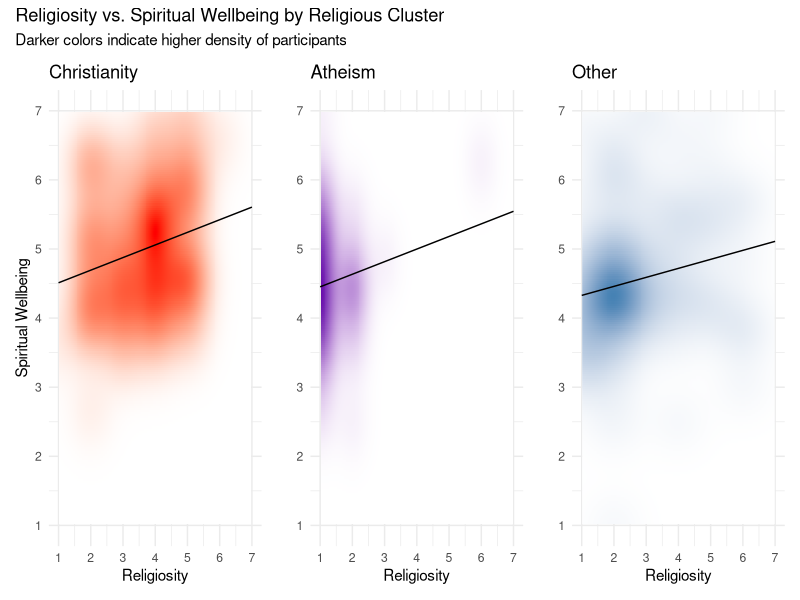
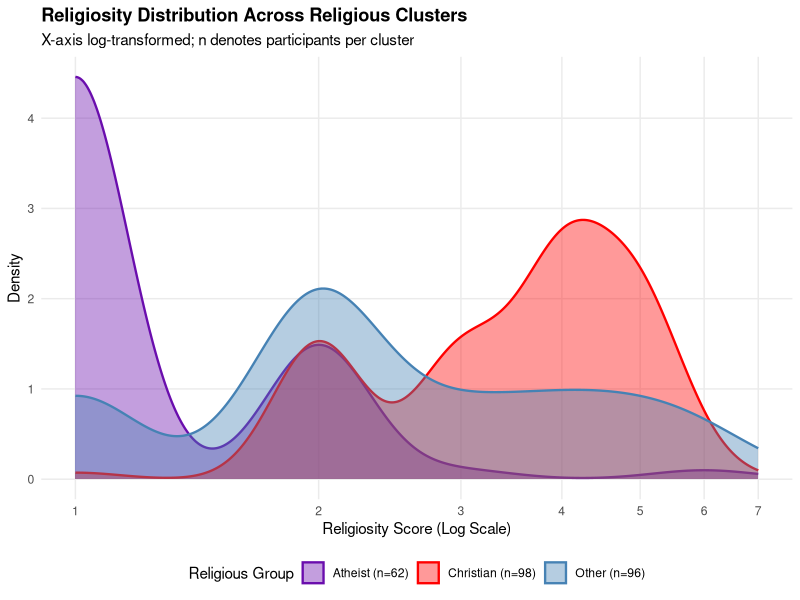
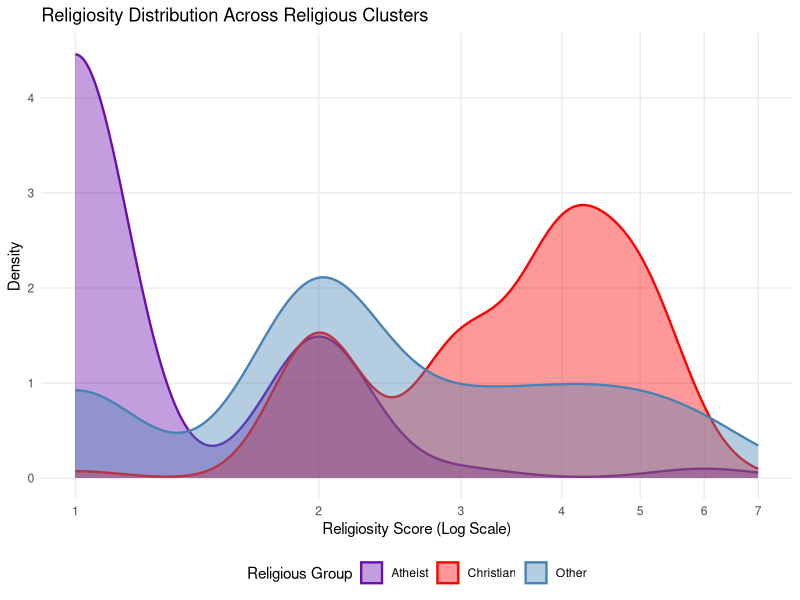
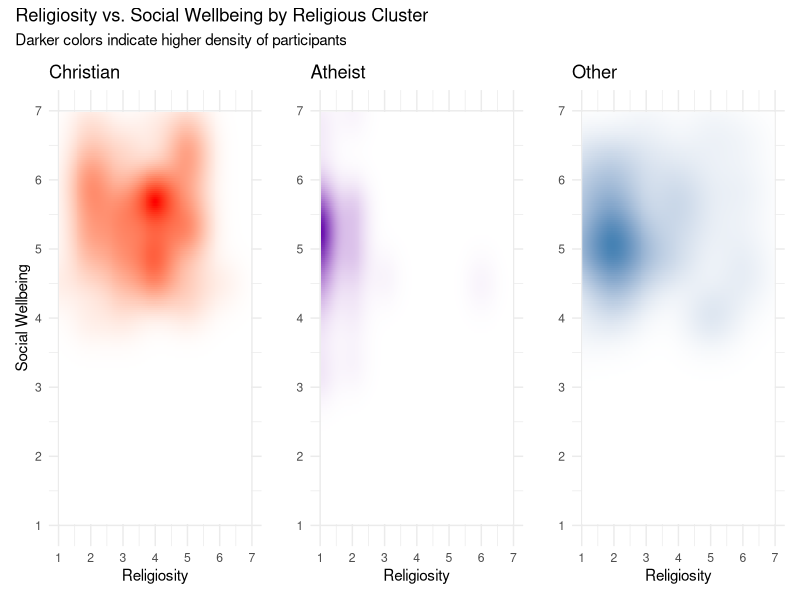
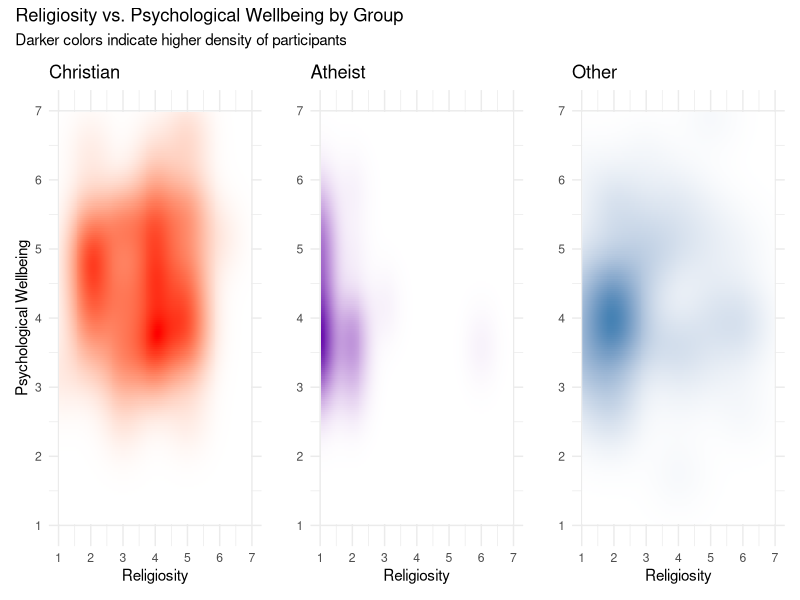

Recreate these plots in R, in order. (Note: this script raises an error after producing the figures.)
read.csv("Data/new_complete_data - Sheet1.csv")
# Read the file, Data/ to access it in the folder
myData <- read.csv("Data/new_complete_data - Sheet1.csv", header = TRUE)
# Assign File to something, header true needed to count first row as header not data

library(dplyr)
library(ggplot2)
library(patchwork)
library(tidyverse)
#packages installed for this i might miss a few but ggplot for visualization tidyverse for data cleaning & patchwork to combine graphs

#Data prep
myData_cleaned <- myData %>%
  mutate(Religion_Cluster = case_when(
    Demographics_relig == "1" ~ "Christian",
    Demographics_relig == "6" ~ "Atheist",
    TRUE ~ "Other" 
  )) %>%
  filter(!is.na(Demographics_rlgsty), !is.na(Total_Spirit_Wellbeing))
#Cluster groups due to small group sizes & change data class to workable format

#Plot 1: Christianity (Red)
p1 <- ggplot(filter(myData_cleaned, Religion_Cluster == "Christian"), 
             aes(x = Demographics_rlgsty, y = Total_Spirit_Wellbeing)) +
  stat_density_2d(aes(fill = after_stat(density)), geom = "raster", contour = FALSE, n = 200) +
  geom_smooth(method = "lm", linewidth = 0.5, color = "black", 
              se = FALSE, fullrange = TRUE, na.rm = TRUE) +
  scale_fill_gradient(low = "white", high = "#FF0000") +
  scale_x_continuous(limits = c(1, 7), breaks = 1:7) +
  scale_y_continuous(limits = c(1, 7), breaks = 1:7) +
  labs(title = "Christianity", x = "Religiosity", y = "Spiritual Wellbeing") +
  theme_minimal() + theme(legend.position = "none")
#ggplot for visualization, stat density for heatmap function, geom smooth for matrix smoothing, everything else aesthetics

#Plot 2: Atheism (Purple)
p2 <- ggplot(filter(myData_cleaned, Religion_Cluster == "Atheist"), 
             aes(x = Demographics_rlgsty, y = Total_Spirit_Wellbeing)) +
  stat_density_2d(aes(fill = after_stat(density)), geom = "raster", contour = FALSE, n = 200) +
  geom_smooth(method = "lm", color = "black", linewidth = 0.5, 
              se = FALSE, fullrange = TRUE, na.rm = TRUE) +
  scale_fill_gradient(low = "white",high = "#6A0DAD") + # Purple
  scale_x_continuous(limits = c(1, 7), breaks = 1:7) +
  scale_y_continuous(limits = c(1, 7), breaks = 1:7) +
  labs(title = "Atheism", x = "Religiosity", y = "") +
  theme_minimal() + theme(legend.position = "none")
#Same format as p1 above

#Plot 3: Other (Blue)
p3 <- ggplot(filter(myData_cleaned, Religion_Cluster == "Other"), 
             aes(x = Demographics_rlgsty, y = Total_Spirit_Wellbeing)) +
  stat_density_2d(aes(fill = after_stat(density)), geom = "raster", contour = FALSE, n = 200) +
  geom_smooth(method = "lm", color = "black", linewidth = 0.5, 
              se = FALSE, fullrange = TRUE, na.rm = TRUE) +
  scale_fill_gradient(low = "white", high = "steelblue") + 
  scale_x_continuous(limits = c(1, 7), breaks = 1:7) +
  scale_y_continuous(limits = c(1, 7), breaks = 1:7) +
  labs(title = "Other", x = "Religiosity", y = "") +
  theme_minimal() + theme(legend.position = "none")

# 3. Combine them w/ patchwork
(p1 | p2 | p3) + 
  plot_annotation(
    title = "Religiosity vs. Spiritual Wellbeing by Religious Cluster",
    subtitle = "Darker colors indicate higher density of participants"
  )


library(scales)

# 1. Data Prep with dynamic n-counts
myData_overlay <- myData %>%
  mutate(Religion_Cluster = case_when(
    Demographics_relig == "1" ~ "Christian",
    Demographics_relig == "6" ~ "Atheist",
    TRUE ~ "Other" 
  )) %>%
  filter(!is.na(Demographics_rlgsty)) %>%
  # Calculate n for each cluster
  group_by(Religion_Cluster) %>%
  mutate(n_val = n()) %>%
  ungroup() %>%
  # Create the label string for the legend
  mutate(Legend_Label = paste0(Religion_Cluster, " (n=", n_val, ")"))

# 2. Extract the exact strings for the manual scale
# This ensures the colors match the right group even with the new labels
labels_lookup <- myData_overlay %>% 
  select(Religion_Cluster, Legend_Label) %>% 
  distinct()

# 3. Visualization
ggplot(myData_overlay, aes(x = Demographics_rlgsty, fill = Legend_Label, color = Legend_Label)) +
  geom_density(alpha = 0.4, linewidth = 0.8) +
  
  # Map the colors to the new Legend_Labels
  scale_fill_manual(values = c(
    "Christian" = "#FF0000", 
    "Atheist"   = "#6A0DAD", 
    "Other"     = "steelblue"
  ) %>% setNames(labels_lookup$Legend_Label[match(c("Christian", "Atheist", "Other"), labels_lookup$Religion_Cluster)])) +
  
  scale_color_manual(values = c(
    "Christian" = "#FF0000", 
    "Atheist"   = "#6A0DAD", 
    "Other"     = "steelblue"
  ) %>% setNames(labels_lookup$Legend_Label[match(c("Christian", "Atheist", "Other"), labels_lookup$Religion_Cluster)])) +
  
  # Log conversion
  scale_x_log10(breaks = 1:7, limits = c(1, 7)) +
  
  theme_minimal() +
  labs(
    title = "Religiosity Distribution Across Religious Clusters",
    subtitle = "X-axis log-transformed; n denotes participants per cluster",
    x = "Religiosity Score (Log Scale)",
    y = "Density",
    fill = "Religious Group",
    color = "Religious Group"
  ) +
  theme(
    legend.position = "bottom",
    panel.grid.minor = element_blank(),
    plot.title = element_text(face = "bold")
  )



# 1. Data Prep
myData_overlay <- myData %>%
  mutate(Religion_Cluster = case_when(
    Demographics_relig == "1" ~ "Christian",
    Demographics_relig == "6" ~ "Atheist",
    TRUE ~ "Other" 
  )) %>%
  filter(!is.na(Demographics_rlgsty))

# 2. Visualization
overlay_plot <- ggplot(myData_overlay, aes(x = Demographics_rlgsty, fill = Religion_Cluster, color = Religion_Cluster)) +
  # Using geom_density with high transparency (alpha) so overlays are visible
  geom_density(alpha = 0.4, linewidth = 0.8) +
  
  # Applying your specific color scheme
  scale_fill_manual(values = c(
    "Christian" = "#FF0000", # Red
    "Atheist"   = "#6A0DAD", # Purple
    "Other"     = "steelblue" # Blue
  )) +
  scale_color_manual(values = c(
    "Christian" = "#FF0000", 
    "Atheist"   = "#6A0DAD", 
    "Other"     = "steelblue"
  )) +
  
  # Log conversion on X-axis (Natural Log)
  # labels = label_log() or identity makes it readable
  scale_x_log10(breaks = 1:7, limits = c(1, 7)) +
  
  theme_minimal() +
  labs(
    title = "Religiosity Distribution Across Religious Clusters",
    x = "Religiosity Score (Log Scale)",
    y = "Density",
    fill = "Religious Group",
    color = "Religious Group"
  ) +
  theme(
    legend.position = "bottom",
    panel.grid.minor = element_blank()
  )

overlay_plot





#Set 2 for Social wellbeing - not finished trendlines need to be added can be copied from complete code above
p4 <- ggplot(filter(myData_cleaned, Religion_Cluster == "Christian"), 
             aes(x = Demographics_rlgsty, y = Total_Social_Wellbeing)) +
  stat_density_2d(aes(fill = after_stat(density)), geom = "raster", contour = FALSE, n = 200) +
  scale_fill_gradient(low = "white", high = "#FF0000") + # Red
  scale_x_continuous(limits = c(1, 7), breaks = 1:7) +
  scale_y_continuous(limits = c(1, 7), breaks = 1:7) +
  labs(title = "Christian", x = "Religiosity", y = "Social Wellbeing") +
  theme_minimal() + theme(legend.position = "none")

# Plot 2: Atheist (Purple)
p5 <- ggplot(filter(myData_cleaned, Religion_Cluster == "Atheist"), 
             aes(x = Demographics_rlgsty, y = Total_Social_Wellbeing)) +
  stat_density_2d(aes(fill = after_stat(density)), geom = "raster", contour = FALSE, n = 200) +
  scale_fill_gradient(low = "white", high = "#6A0DAD") + # Purple
  scale_x_continuous(limits = c(1, 7), breaks = 1:7) +
  scale_y_continuous(limits = c(1, 7), breaks = 1:7) +
  labs(title = "Atheist", x = "Religiosity", y = "") +
  theme_minimal() + theme(legend.position = "none")

# Plot 3: Other (Blue)
p6 <- ggplot(filter(myData_cleaned, Religion_Cluster == "Other"), 
             aes(x = Demographics_rlgsty, y = Total_Social_Wellbeing)) +
  stat_density_2d(aes(fill = after_stat(density)), geom = "raster", contour = FALSE, n = 200) +
  scale_fill_gradient(low = "white", high = "steelblue") + 
  scale_x_continuous(limits = c(1, 7), breaks = 1:7) +
  scale_y_continuous(limits = c(1, 7), breaks = 1:7) +
  labs(title = "Other", x = "Religiosity", y = "") +
  theme_minimal() + theme(legend.position = "none")

# 3. Combine them w/ patchwork
(p4 | p5 | p6) + 
  plot_annotation(
    title = "Religiosity vs. Social Wellbeing by Religious Cluster",
    subtitle = "Darker colors indicate higher density of participants"
  )




#Also needs to be finished set 3 for psych wellbeing
p7 <- ggplot(filter(myData_cleaned, Religion_Cluster == "Christian"), 
             aes(x = Demographics_rlgsty, y = Total_Psych_Wellbeing)) +
  stat_density_2d(aes(fill = after_stat(density)), geom = "raster", contour = FALSE, n = 200) +
  scale_fill_gradient(low = "white", high = "#FF0000") + # Red
  scale_x_continuous(limits = c(1, 7), breaks = 1:7) +
  scale_y_continuous(limits = c(1, 7), breaks = 1:7) +
  labs(title = "Christian", x = "Religiosity", y = "Psychological Wellbeing") +
  theme_minimal() + theme(legend.position = "none")

# Plot 2: Atheist (Purple Scale)
p8 <- ggplot(filter(myData_cleaned, Religion_Cluster == "Atheist"), 
             aes(x = Demographics_rlgsty, y = Total_Psych_Wellbeing)) +
  stat_density_2d(aes(fill = after_stat(density)), geom = "raster", contour = FALSE, n = 200) +
  scale_fill_gradient(low = "white", high = "#6A0DAD") + # Purple
  scale_x_continuous(limits = c(1, 7), breaks = 1:7) +
  scale_y_continuous(limits = c(1, 7), breaks = 1:7) +
  labs(title = "Atheist", x = "Religiosity", y = "") + # Removed Y label for middle plot
  theme_minimal() + theme(legend.position = "none")

# Plot 3: Other (Blue/Steel Scale)
p9 <- ggplot(filter(myData_cleaned, Religion_Cluster == "Other"), 
             aes(x = Demographics_rlgsty, y = Total_Psych_Wellbeing)) +
  stat_density_2d(aes(fill = after_stat(density)), geom = "raster", contour = FALSE, n = 200) +
  scale_fill_gradient(low = "white", high = "steelblue") + 
  scale_x_continuous(limits = c(1, 7), breaks = 1:7) +
  scale_y_continuous(limits = c(1, 7), breaks = 1:7) +
  labs(title = "Other", x = "Religiosity", y = "") + # Removed Y label for clean look
  theme_minimal() + theme(legend.position = "none")

# 3. Combine them using patchwork
(p7 | p8 | p9) + 
  plot_annotation(
    title = "Religiosity vs. Psychological Wellbeing by Group",
    subtitle = "Darker colors indicate higher density of participants"
  )





  

#Heat map by class
p1 <- ggplot(filter(myData_density_compare, Religion_Cluster == "Christian"), 
             aes(x = Demographics_rlgsty, y = Total_Spirit_Wellbeing)) +
  stat_density_2d(data = filter(myData_density_compare, Religion_Cluster == "Christian", Year_Group == "Upperclassmen"),
                  aes(fill = after_stat(count)), geom = "raster", contour = FALSE, 
                  n = 200, na.rm = TRUE, show.legend = FALSE,
                  lims = c(1, 7, 1, 7)) +
  scale_fill_gradient(low = "white", high = "#E69F00") + 
  
#Underclassmen
  stat_density_2d(data = filter(myData_density_compare, Religion_Cluster == "Christian", Year_Group == "Underclassmen"),
                  aes(alpha = after_stat(count)), fill = "#56B4E9", geom = "raster", contour = FALSE, 
                  n = 200, na.rm = TRUE, show.legend = FALSE,
                  lims = c(1, 7, 1, 7)) +
  scale_alpha_continuous(range = c(0, 0.5)) + 
  
#Trendlines
  geom_smooth(data = filter(myData_density_compare, Religion_Cluster == "Christian", Year_Group == "Upperclassmen"),
              method = "lm", color = "black", linewidth = 0.7, se = FALSE, fullrange = TRUE, na.rm = TRUE) +
  geom_smooth(data = filter(myData_density_compare, Religion_Cluster == "Christian", Year_Group == "Underclassmen"),
              method = "lm", color = "black", linewidth = 0.4, linetype = "dashed", se = FALSE, fullrange = TRUE, na.rm = TRUE) +
  
#Legend
  annotate("segment", x = 1.2, xend = 1.7, y = 6.8, yend = 6.8, color = "black", linewidth = 0.8) +
  annotate("text", x = 1.8, y = 6.8, label = "Upperclassmen (n = 243)", hjust = 0, size = 3.5, fontface = "italic") +
  annotate("segment", x = 1.2, xend = 1.7, y = 6.4, yend = 6.4, color = "black", linewidth = 0.6, linetype = "dashed") +
  annotate("text", x = 1.8, y = 6.4, label = "Underclassmen (n = 88)", hjust = 0, size = 3.5, fontface = "italic") +
  labs(title = "Christian Participants", 
       subtitle = "Proportional density: Red (N=243) vs Blue (N=88)",
       x = "Religiosity Score (1-7)", y = "Spiritual Wellbeing Score (1-7)") +
  theme_minimal() +
  theme(plot.title = element_text(face = "bold", size = 14), 
        legend.position = "none",
        panel.grid.minor = element_blank()) # Cleans up the background grid
p1
